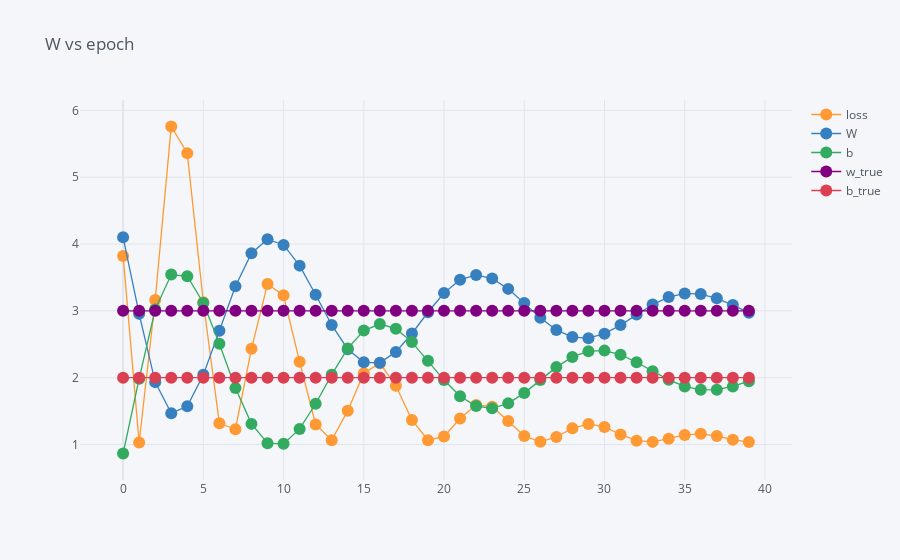

The cell this chart's notebook holds for it:
### Code cell
data.iplot(kind="scatter" , x="epoch", y=["loss" , "W" , "b" , "w_true" , "b_true"], mode="lines+markers", title="W vs epoch")

### Figure 1 — Plotly figure (JSON) as saved in the notebook; plotly's stock layout.template omitted (floating-point values rounded to 4 significant figures)
{"data": [{"line": {"color": "rgba(255, 153, 51, 1.0)", "dash": "solid", "shape": "linear", "width": 1.3}, "marker": {"size": 12, "symbol": "circle"}, "mode": "lines+markers", "name": "loss", "text": "", "type": "scatter", "x": [0, 1, 2, 3, 4, 5, 6, 7, 8, 9, 10, 11, 12, 13, 14, 15, 16, 17, 18, 19, 20, 21, 22, 23, 24, 25, 26, 27, 28, 29, 30, 31, 32, 33, 34, 35, 36, 37, 38, 39], "y": [3.822, 1.031, 3.161, 5.758, 5.36, 3.129, 1.317, 1.229, 2.431, 3.402, 3.232, 2.237, 1.3, 1.065, 1.507, 2.067, 2.217, 1.878, 1.368, 1.064, 1.12, 1.389, 1.593, 1.566, 1.353, 1.128, 1.041, 1.113, 1.242, 1.308, 1.263, 1.15, 1.058, 1.04, 1.087, 1.144, 1.161, 1.127, 1.072, 1.037]}, {"line": {"color": "rgba(55, 128, 191, 1.0)", "dash": "solid", "shape": "linear", "width": 1.3}, "marker": {"size": 12, "symbol": "circle"}, "mode": "lines+markers", "name": "W", "text": "", "type": "scatter", "x": [0, 1, 2, 3, 4, 5, 6, 7, 8, 9, 10, 11, 12, 13, 14, 15, 16, 17, 18, 19, 20, 21, 22, 23, 24, 25, 26, 27, 28, 29, 30, 31, 32, 33, 34, 35, 36, 37, 38, 39], "y": [4.1, 2.955, 1.934, 1.469, 1.571, 2.044, 2.701, 3.367, 3.862, 4.071, 3.986, 3.677, 3.241, 2.789, 2.426, 2.229, 2.224, 2.386, 2.661, 2.979, 3.267, 3.464, 3.537, 3.484, 3.329, 3.116, 2.895, 2.714, 2.608, 2.591, 2.659, 2.787, 2.944, 3.094, 3.206, 3.261, 3.252, 3.187, 3.086, 2.973]}, {"line": {"color": "rgba(50, 171, 96, 1.0)", "dash": "solid", "shape": "linear", "width": 1.3}, "marker": {"size": 12, "symbol": "circle"}, "mode": "lines+markers", "name": "b", "text": "", "type": "scatter", "x": [0, 1, 2, 3, 4, 5, 6, 7, 8, 9, 10, 11, 12, 13, 14, 15, 16, 17, 18, 19, 20, 21, 22, 23, 24, 25, 26, 27, 28, 29, 30, 31, 32, 33, 34, 35, 36, 37, 38, 39], "y": [0.8659, 1.986, 3.019, 3.543, 3.518, 3.118, 2.507, 1.847, 1.309, 1.02, 1.01, 1.233, 1.61, 2.045, 2.438, 2.705, 2.803, 2.734, 2.533, 2.255, 1.964, 1.723, 1.576, 1.543, 1.616, 1.77, 1.965, 2.158, 2.311, 2.396, 2.405, 2.344, 2.232, 2.097, 1.968, 1.87, 1.819, 1.821, 1.868, 1.948]}, {"line": {"color": "rgba(128, 0, 128, 1.0)", "dash": "solid", "shape": "linear", "width": 1.3}, "marker": {"size": 12, "symbol": "circle"}, "mode": "lines+markers", "name": "w_true", "text": "", "type": "scatter", "x": [0, 1, 2, 3, 4, 5, 6, 7, 8, 9, 10, 11, 12, 13, 14, 15, 16, 17, 18, 19, 20, 21, 22, 23, 24, 25, 26, 27, 28, 29, 30, 31, 32, 33, 34, 35, 36, 37, 38, 39], "y": [3, 3, 3, 3, 3, 3, 3, 3, 3, 3, 3, 3, 3, 3, 3, 3, 3, 3, 3, 3, 3, 3, 3, 3, 3, 3, 3, 3, 3, 3, 3, 3, 3, 3, 3, 3, 3, 3, 3, 3]}, {"line": {"color": "rgba(219, 64, 82, 1.0)", "dash": "solid", "shape": "linear", "width": 1.3}, "marker": {"size": 12, "symbol": "circle"}, "mode": "lines+markers", "name": "b_true", "text": "", "type": "scatter", "x": [0, 1, 2, 3, 4, 5, 6, 7, 8, 9, 10, 11, 12, 13, 14, 15, 16, 17, 18, 19, 20, 21, 22, 23, 24, 25, 26, 27, 28, 29, 30, 31, 32, 33, 34, 35, 36, 37, 38, 39], "y": [2, 2, 2, 2, 2, 2, 2, 2, 2, 2, 2, 2, 2, 2, 2, 2, 2, 2, 2, 2, 2, 2, 2, 2, 2, 2, 2, 2, 2, 2, 2, 2, 2, 2, 2, 2, 2, 2, 2, 2]}], "layout": {"legend": {"bgcolor": "#F5F6F9", "font": {"color": "#4D5663"}}, "paper_bgcolor": "#F5F6F9", "plot_bgcolor": "#F5F6F9", "title": {"font": {"color": "#4D5663"}, "text": "W vs epoch"}, "xaxis": {"gridcolor": "#E1E5ED", "showgrid": true, "tickfont": {"color": "#4D5663"}, "title": {"font": {"color": "#4D5663"}, "text": ""}, "zerolinecolor": "#E1E5ED"}, "yaxis": {"gridcolor": "#E1E5ED", "showgrid": true, "tickfont": {"color": "#4D5663"}, "title": {"font": {"color": "#4D5663"}, "text": ""}, "zerolinecolor": "#E1E5ED"}}}
